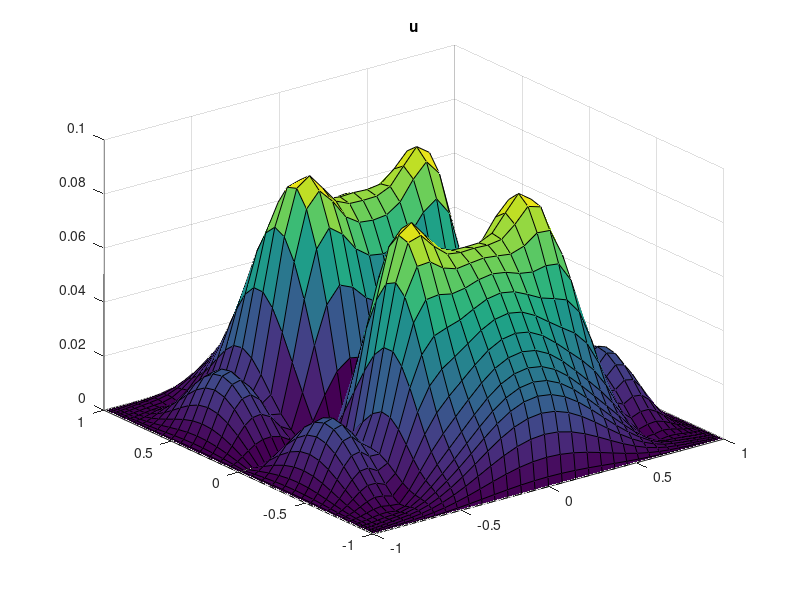
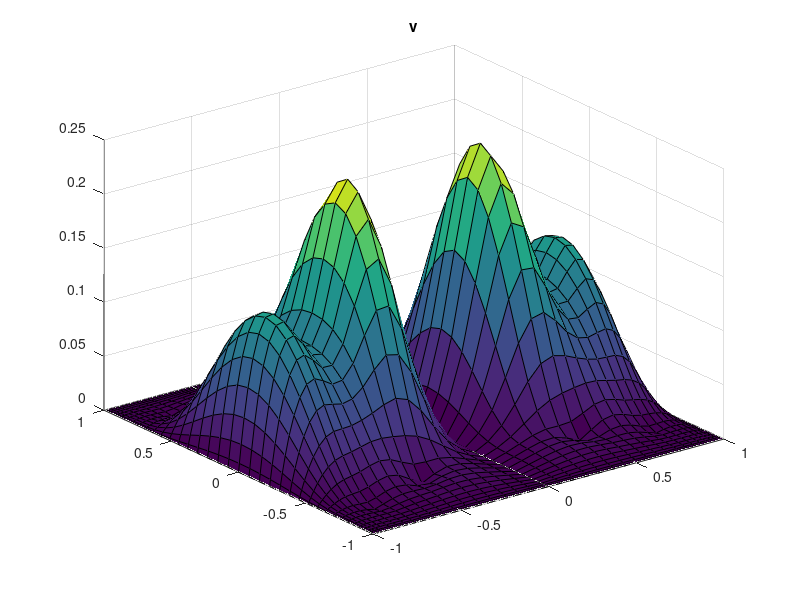
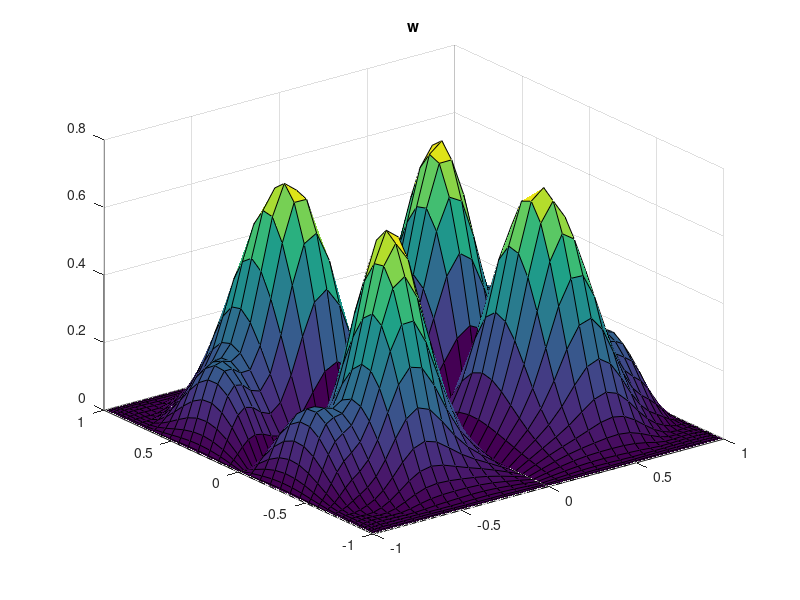

Here is the MATLAB script that generated these plots, in order: (Note: this script raises an error after producing the figures.)
output_precision(9);
load("modeII.mat")
U = reshape(uvec,N+1,N+1);
[y,x] = meshgrid(z,z);
figure;
surf(x,y,abs(U));
title('u');
U = reshape(vvec,N+1,N+1);
[y,x] = meshgrid(z,z);
figure;
surf(x,y,abs(U));
title('v');
U = reshape(wvec,N+1,N+1);
[y,x] = meshgrid(z,z);
figure;
surf(x,y,abs(U));
title('w');
P = reshape(pvec,N-1,N-1);
[zd,wd]=zwgl(N-1);
[y,x] = meshgrid(zd,zd);
figure;
surf(x,y,abs(P));
title('p');
Phi = reshape(phivec,N+1,N+1);
[y,x] = meshgrid(z,z);
figure;
surf(x,y,abs(Phi));
title('phi');

Nf = 10; % lx1
el_pos = [-1.0, -0.95, -0.9, -0.5, -0.25, 0.0, 0.25, 0.5, 0.9, 0.95, 1.0];
nelxy = length(el_pos) - 1;

[zff,wf] = zwgll(Nf-1);
delta_el = diff(el_pos);
el_center = (el_pos(2:end) + el_pos(1:end-1))/2.0;


nelz = 1;
z_length = 10;
data_r = zeros(nelxy*nelxy*nelz, Nf*Nf*Nf, 6); % xyzuvw
data_i = zeros(nelxy*nelxy*nelz, Nf*Nf*Nf, 6); % xyzuvw
data_base = zeros(nelxy*nelxy*nelz, Nf*Nf*Nf, 6); % xyzuvw
for j=1:nely
for i=1:nely
    el = i + (j-1)*nelxy;
    zfx =  el_center(i) + zff*delta_el(i)/2.0;
    zfy =  el_center(j) + zff*delta_el(j)/2.0;
    zfz =  z_length/2 + zff*z_length/2.0; % [0, z_length]

    Jx = interp_mat(zfx,z);
    Jy = interp_mat(zfy,z);
    J2D = kron(Jy,Jx);
    uel = reshape(J2D*uvec, Nf,Nf);
    vel = reshape(J2D*vvec, Nf,Nf);
    wel = reshape(J2D*wvec, Nf,Nf);
    Uel = reshape(J2D*U_base, Nf,Nf); % (Nf,Nf)
    uel = repmat(uel, 1, 1, Nf);
    vel = repmat(vel, 1, 1, Nf);
    wel = repmat(wel, 1, 1, Nf);
    Uel = repmat(Uel, 1, 1, Nf); % (Nf,Nf,Nf)
    uel = uel(:);
    vel = vel(:);
    wel = wel(:);
    Uel = Uel(:); % (Nf^3, 1)



    [X,Y,Z] = ndgrid(zfx,zfy,zfz);

    data_r(el,:,1) = X(:);
    data_r(el,:,2) = Y(:);
    data_r(el,:,3) = Z(:);
    data_i(el,:,1) = X(:);
    data_i(el,:,2) = Y(:);
    data_i(el,:,3) = Z(:);
    data_base(el,:,1) = X(:);
    data_base(el,:,2) = Y(:);
    data_base(el,:,3) = Z(:);
    data_r(el,:,4) = real(uel);
    data_r(el,:,5) = real(vel);
    data_r(el,:,6) = real(wel);
    data_i(el,:,4) = imag(uel);
    data_i(el,:,5) = imag(vel);
    data_i(el,:,6) = imag(wel);
    data_base(el,:,6) = Uel;
end
end

E = nelxy*nelxy*nelz;
lr1 = [Nf,Nf,Nf];
elmap = (1:E);
istep = 0;
time= 0;
fields = ['XU'];
emode = 'le';
wdsz = 8; % precision
etag = 6.54321;

status = writenek('u_real0.f00001',
                  data_r,
                  lr1,
                  elmap,
                  time,
                  istep,
                  fields,
                  emode,
                  wdsz,
                  etag);
status = writenek('u_imag0.f00001',
                  data_i,
                  lr1,
                  elmap,
                  time,
                  istep,
                  fields,
                  emode,
                  wdsz,
                  etag);
status = writenek('u_base0.f00001',
                  data_base,
                  lr1,
                  elmap,
                  time,
                  istep,
                  fields,
                  emode,
                  wdsz,
                  etag);
